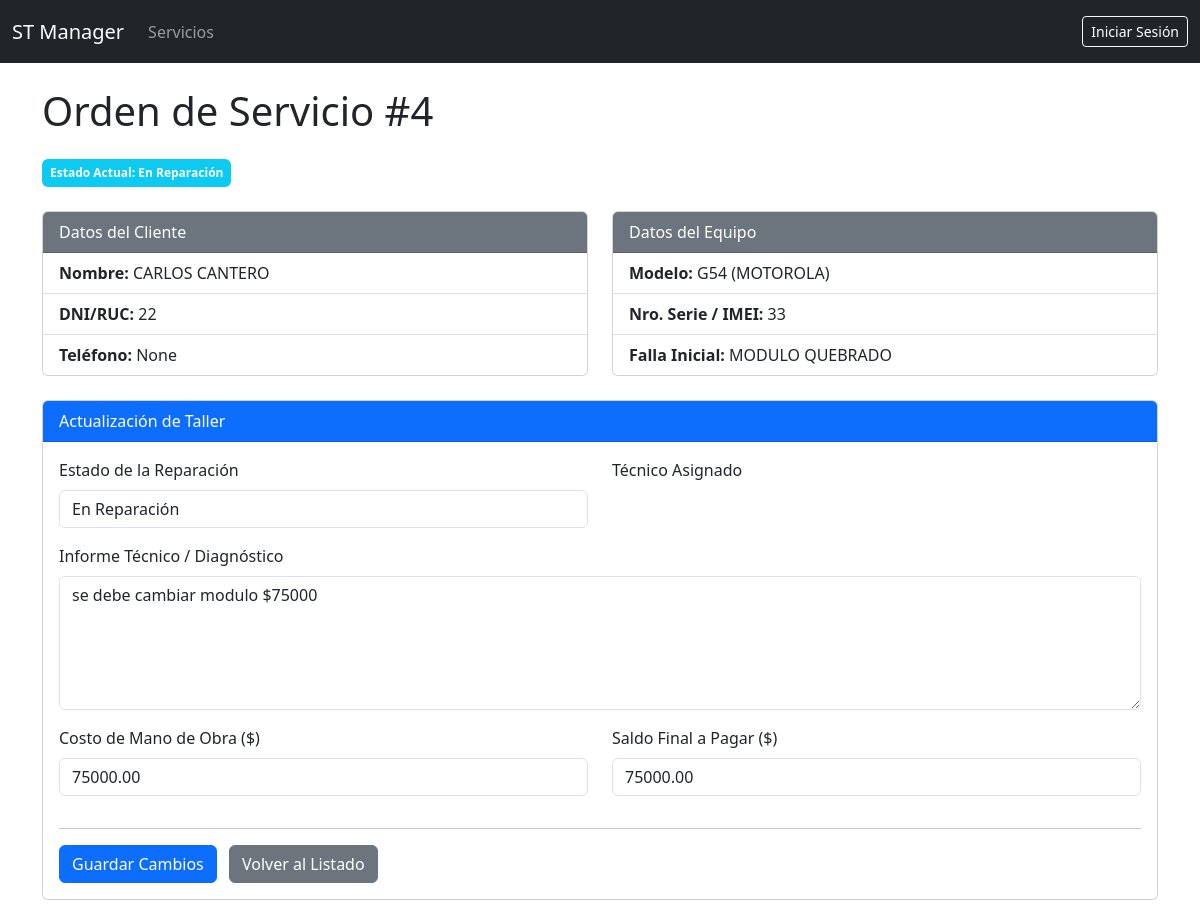
/servicios/4/modificar/, run on the app's committed database.
### gestion_servicios/models.py (models this page shows, shortened)
class TimeStampedModel(models.Model):
    created_at = models.DateTimeField(auto_now_add=True, verbose_name="Fecha de Creación")
    updated_at = models.DateTimeField(auto_now=True, verbose_name="Última Modificación")
    class Meta:
        abstract = True
        ordering = ['-created_at']

class Reparacion(TimeStampedModel):
    ESTADO_CHOICES = [
        ('INGRESADO', 'Ingresado (Pendiente de Asignar)'),
        ('PRESUPUESTADO', 'Presupuesto Enviado'),
        ('EN_ESPERA_REP', 'En Espera de Repuestos'),
        ('EN_REPARACION', 'En Reparación'),
        ('TERMINADA', 'Reparación Terminada (Listo para Entregar)'),
        ('NO_REPARABLE', 'No Reparable'),
        ('ENTREGADA', 'Entregado al Cliente'),
    ]
    cliente = models.ForeignKey(
        Cliente,
        on_delete=models.CASCADE,
        related_name='reparaciones_cliente'
    )
    equipo = models.ForeignKey(
        Equipo,
        on_delete=models.CASCADE,
        related_name='reparaciones_equipo'
    )
    tecnico_asignado = models.ForeignKey(
        Tecnico,
        on_delete=models.SET_NULL,
        null=True,
        blank=True,
        related_name='servicios_asignados'
    )
    fecha_ingreso = models.DateTimeField(
        auto_now_add=True,
        verbose_name="Fecha de Ingreso"
    )
    fecha_entrega = models.DateTimeField(
        null=True,
        blank=True,
        verbose_name="Fecha de Entrega"
    )
    estado = models.CharField(
        max_length=20,
        choices=ESTADO_CHOICES,
        default='INGRESADO',
        verbose_name="Estado Actual"
    )
    falla_reportada = models.TextField(
        verbose_name="Falla Reportada por el Cliente"
    )
    informe_tecnico = models.TextField(
        blank=True,
        verbose_name="Diagnóstico e Informe Técnico"
    )
    mano_de_obra = models.DecimalField(
        max_digits=10,
        decimal_places=2,
        default=0.00,
        verbose_name="Costo de Mano de Obra"
    )
    saldo_final = models.DecimalField(
        max_digits=10,
        decimal_places=2,
        default=0.00,
        verbose_name="Saldo a Cobrar"
    )
    class Meta:
        verbose_name = "Orden de Servicio"
        verbose_name_plural = "Órdenes de Servicio"
        ordering = ['-fecha_ingreso']

class Cliente(TimeStampedModel):
    nombre = models.CharField(max_length=150, verbose_name="Nombre Completo")
    direccion = models.CharField(max_length=255, blank=True, null=True)
    telefono = models.CharField(max_length=20, blank=True, null=True)
    celular = models.CharField(max_length=20, blank=True, null=True)
    email = models.EmailField(max_length=255, blank=True, null=True)
    clave = models.CharField(
        max_length=50,
        unique=True,
        verbose_name="DNI/Identificación"
    )
    class Meta:
        verbose_name = "Cliente"
        verbose_name_plural = "Clientes"

class Equipo(TimeStampedModel):
    serie_imei = models.CharField(
        max_length=100,
        unique=True,
        verbose_name="Nro. Serie / IMEI",
        help_text="Clave única para identificar el equipo (IMEI, S/N, etc.)"
    )
    tipo = models.ForeignKey(
        TipoEquipo,
        on_delete=models.SET_NULL,
        null=True,
        blank=True,
        verbose_name="Tipo de Equipo"
    )
    marca = models.ForeignKey(
        Marca,
        on_delete=models.SET_NULL,
        null=True,
        blank=True,
        verbose_name="Marca"
    )
    modelo = models.ForeignKey(
        Modelo,
        on_delete=models.SET_NULL,
        null=True,
        blank=True,
        verbose_name="Modelo"
    )
    accesorios = models.TextField(
        blank=True,
        verbose_name="Accesorios Entregados"
    )
    estado_general = models.TextField(
        blank=True,
        verbose_name="Estado General y Estético"
    )
    fecha_compra = models.DateField(
        blank=True,
        null=True,
        verbose_name="Fecha de Compra"
    )
    class Meta:
        verbose_name = "Equipo"
        verbose_name_plural = "Equipos"

class Modelo(models.Model):
    modelo = models.CharField(max_length=100, verbose_name="Modelo")
    marca = models.ForeignKey(
        Marca,
        on_delete=models.CASCADE,
        related_name='modelos',
        verbose_name="Marca"
    )
    class Meta:
        verbose_name = "Modelo"
        verbose_name_plural = "Modelos"
        unique_together = [['modelo', 'marca']]  # Un modelo único por marca
        ordering = ['marca', 'modelo']
    def __str__(self):
        return f"{self.modelo} ({self.marca.nombre})"

class Marca(models.Model):
    nombre = models.CharField(max_length=50, unique=True, verbose_name="Marca")
    class Meta:
        verbose_name = "Marca"
        verbose_name_plural = "Marcas"
        ordering = ['nombre']

### gestion_servicios/views.py (the view, shortened to what this page needs)
# urls.py: path('<int:pk>/modificar/', views.ReparacionUpdateView.as_view(), name='modificar_servicio'),
class ReparacionUpdateView(UpdateView):
    model = Reparacion
    form_class = ReparacionUpdateForm
    template_name = 'gestion_servicios/modificar_servicio.html'
    success_url = reverse_lazy('lista_servicios')
    def get_context_data(self, **kwargs):
        context = super().get_context_data(**kwargs)
        if 'tecnico_form' not in context:
            context['tecnico_form'] = TecnicoForm()
        return context

### gestion_servicios/forms.py (shortened to what this page needs)
class ReparacionUpdateForm(forms.ModelForm):
    tecnico_asignado = forms.CharField(
        required=False,
        widget=forms.HiddenInput(attrs={'id': 'id_tecnico'})
    )
    class Meta:
        model = Reparacion
        fields = [
            'estado',
            'tecnico_asignado', # El campo sigue aquí
            'informe_tecnico',
            'mano_de_obra',
            'saldo_final'
        ]
        widgets = {
            'estado': forms.Select(attrs={'class': 'form-control'}),
            'informe_tecnico': forms.Textarea(attrs={'class': 'form-control', 'rows': 5}),
            'mano_de_obra': forms.NumberInput(attrs={'class': 'form-control'}),
            'saldo_final': forms.NumberInput(attrs={'class': 'form-control'}),
        }

class TecnicoForm(forms.ModelForm):
    class Meta:
        model = Tecnico # Asumiendo que el modelo se llama 'Tecnico'
        fields = ['nombre'] # Asumiendo que el campo a llenar es 'nombre'
        widgets = {
            'nombre': forms.TextInput(attrs={
                'class': 'form-control',
                'placeholder': 'Ej: Juan Pérez, Maria Gómez...'
            })
        }

### gestion_servicios/templates/gestion_servicios/modificar_servicio.html (shortened to what this page needs)
{% extends "base.html" %}
{% block content %}
    <h1 class="mb-4">Orden de Servicio #{{ object.pk }}</h1>
    <span class="badge bg-info p-2 mb-4">Estado Actual: {{ object.get_estado_display }}</span>
    <div class="row mb-4">
        <div class="col-md-6">
            <div class="card">
                <div class="card-header bg-secondary text-white">Datos del Cliente</div>
                <ul class="list-group list-group-flush">
                    <li class="list-group-item"><strong>Nombre:</strong> {{ object.cliente.nombre }}</li>
                    <li class="list-group-item"><strong>DNI/RUC:</strong> {{ object.cliente.clave }}</li>
                    <li class="list-group-item"><strong>Teléfono:</strong> {{ object.cliente.telefono }}</li>
                </ul>
            </div>
        </div>
        <div class="col-md-6">
            <div class="card">
                <div class="card-header bg-secondary text-white">Datos del Equipo</div>
                <ul class="list-group list-group-flush">
                    <li class="list-group-item"><strong>Modelo:</strong> {{ object.equipo.modelo }}</li>
                    <li class="list-group-item"><strong>Nro. Serie / IMEI:</strong> {{ object.equipo.serie_imei }}</li>
                    <li class="list-group-item"><strong>Falla Inicial:</strong> {{ object.falla_reportada }}</li>
                </ul>
            </div>
        </div>
    </div>
    <div class="card mb-4">
        <div class="card-header bg-primary text-white">Actualización de Taller</div>
        <div class="card-body">
            <form method="post" novalidate>
                <div class="row">
                    <div class="col-md-6 mb-3">
                        <label for="{{ form.estado.id_for_label }}" class="form-label">Estado de la Reparación</label>
                        {{ form.estado }}
                    </div>
                    <div class="col-md-6 mb-3">
                        <label for="{{ form.tecnico_asignado.id_for_label }}" class="form-label">Técnico Asignado</label>
                    </div>
                </div>
                <div class="mb-3">
                    <label for="{{ form.informe_tecnico.id_for_label }}" class="form-label">Informe Técnico / Diagnóstico</label>
                    {{ form.informe_tecnico }}
                </div>
                <div class="row">
                    <div class="col-md-6 mb-3">
                        <label for="{{ form.mano_de_obra.id_for_label }}" class="form-label">Costo de Mano de Obra ($)</label>
                        {{ form.mano_de_obra }}
                    </div>
                    <div class="col-md-6 mb-3">
                        <label for="{{ form.saldo_final.id_for_label }}" class="form-label">Saldo Final a Pagar ($)</label>
                        {{ form.saldo_final }}
                    </div>
                </div>
                <hr>
                <button type="submit" class="btn btn-primary me-2">Guardar Cambios</button>
                <a href="{% url 'lista_servicios' %}" class="btn btn-secondary">Volver al Listado</a>
            </form>
        </div>
    </div>
{% endblock %}

### data on the page
Reparacion: pk "4", estado "En Reparación", cliente.nombre "CARLOS CANTERO", cliente.clave "22", cliente.telefono "None", equipo.modelo "G54 (MOTOROLA)", equipo.serie_imei "33", falla_reportada "MODULO QUEBRADO", informe_tecnico "se debe cambiar modulo $75000", mano_de_obra "75000.00", saldo_final "75000.00"
